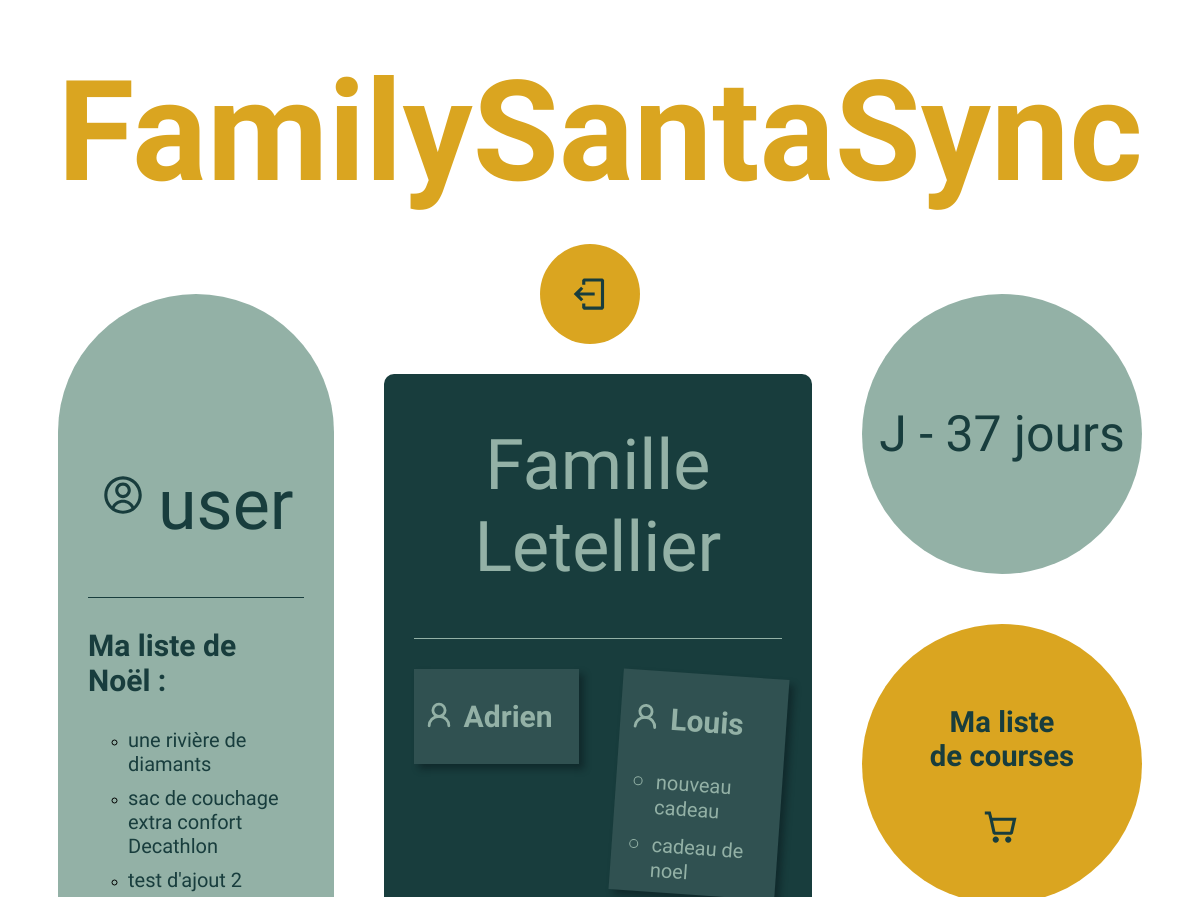
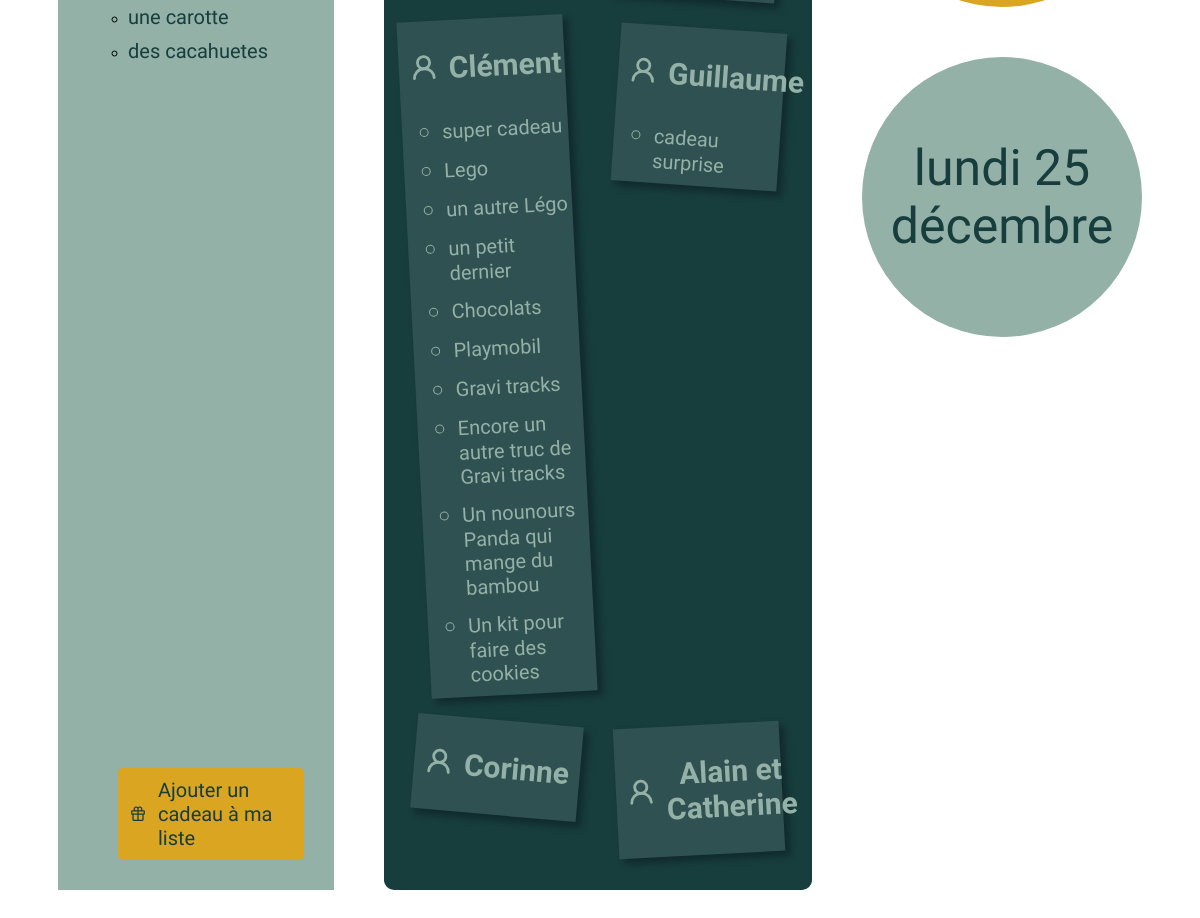
/home/1, run on the app's committed database (2 pictures, top to bottom).
### presents/models.py (models this page shows, shortened)
class Gift(models.Model):
    class Price(models.TextChoices):
        PRICE1 = "Moins de 40 €"
        PRICE2 = "Entre 40 et 100 €"
        PRICE3 = "Plus de 100€"
    id = models.AutoField(primary_key=True)
    member = models.ForeignKey(Member, on_delete=models.CASCADE)
    family = models.ForeignKey(Family, on_delete=models.CASCADE)
    name = models.CharField(max_length=100)
    link = models.URLField(null=True, blank=True)
    price = models.CharField(choices=Price.choices, max_length=20)

### authentication/models.py (models this page shows)
class Family(models.Model):
    id = models.AutoField(primary_key=True)
    name = models.CharField(max_length=100)
    password = models.CharField(max_length=100)
    def __str__(self):
        return self.name

class Member(models.Model):
    id = models.AutoField(primary_key=True)
    name = models.CharField(max_length=100)
    family = models.ForeignKey(Family, on_delete=models.CASCADE)
    def __str__(self):
        return self.name

### presents/views.py (the view)
# urls.py: 2. Add a URL to urlpatterns:  path('', views.home, name='home')
def home(request, member_id):
    family_name = Member.objects.get(id=member_id).family
    family_id = Member.objects.get(id=member_id).family_id
    my_presents = Gift.objects.filter(member=member_id)
    family_presents = Gift.objects.filter(family=family_name).select_related('member')
    family_members = Member.objects.filter(family_id=family_name).exclude(id=member_id)
    member = get_object_or_404(Member, id=member_id)
    family = get_object_or_404(Family, id=family_id)
    if request.method == 'POST':
        add_present_form = forms.AddGiftForm(request.POST)
        if add_present_form.is_valid():
            gift = add_present_form.save(commit=False)
            gift.member = member
            gift.family = family
            gift.save()
            return redirect("home", member_id)
        else:
            message = "Erreur dans le formulaire. Veuillez vérifier les données saisies."
    else:
        add_present_form = forms.AddGiftForm()
        message = ""
    christmas_date = datetime(2023, 12, 25)
    now = datetime.now()
    timelaps = christmas_date - now
    return render(request,
                  'home.html',
                  {
                    'my_presents': my_presents,
                    'family_presents': family_presents,
                    'family_members': family_members,
                    'family_name': family_name,
                    'add_present_form': add_present_form,
                    'message':message,
                    'timelaps': timelaps
                  }
                )

### presents/templates/home.html (shortened to what this page needs)
{% extends 'base.html' %}
{% block content %}
<div class="home_page">
    <div class="my_presents">
        <div class="my_presents_content">
            <div class="header_member">
                <img src="../../authentication/static/member.svg"/>
                <p class="id_member">{{ request.session.member|default:"user"}}</p>
            </div>
            <div class="line"></div>
            <h3>Ma liste de Noël : </h3>
            <ul>
                {% for my_present in my_presents %}
                <li><a href="{% url 'present-detail' my_present.id %}">{{my_present.name}}</a></li>
                {% endfor %}
            </ul>
            <a class="yellow_button">
                <div onclick="openPopup()">
                    <img src="../../authentication/static/gift.svg"/>
                    <p>Ajouter un cadeau à ma liste</p>
                </div>
            </a>
        </div>
    </div>
    <div class="family_presents">
        <div class="family_presents_content">
            <p class="id_family">Famille {{family_name}}</p>
            <div class="family_presents_content_center">
                {% for family_member in family_members %}
                <div class="family_member">
                    <div class="header_family">
                        <img src="../../authentication/static/family.svg"/>
                        <h3>{{family_member}}</h3>
                    </div>
                    {% for present in family_presents %}
                    <ul>
                        {% if present.member == family_member %}
                        <li><a href="{% url 'present-detail' present.id %}">{{present.name}}</a></li>
                        {% endif %}
                    </ul>
                    {% endfor %}
                </div>
                {% endfor %}
            </div>
        </div>
    </div>
    <div class="right_home">
        <div class="countdown">
            <p>J -&nbsp</p>
            <p>{{timelaps.days}} jours</p>
        </div>
        <div class="shopping_list">
            <a href="{% url 'shopping-list' request.session.member_id %}">
                <h3>Ma liste </br>de courses</h3>
                <img src="../../authentication/static/cart.svg"/>
            </a>
        </div>
        <div class="countdown">
            <p>lundi 25 </br>décembre</p>
        </div>
    </div>
</div>
{% endblock content %}

### authentication/static/styles.css (style rules this page uses)
body { background-image: url('./christmas_tree.jpg'); background-attachment: fixed; background-size: cover; background-repeat: no-repeat; }
p { font-family: 'Abel', sans-serif; color: #040D12; font-size: 30px; }
body { padding-bottom: 80px; position:relative; }
.home_page { display: flex; flex-direction: row; justify-content: stretch; gap: 50px; margin: -50px 50px; }
.my_presents { background-color: #93B1A6; border-radius: 200px 200px 0 0; width: 400px; min-height: max-content; position: relative; padding-bottom: 110px; }
.my_presents_content { margin: 100px 30px 10px 30px; display: flex; flex-direction: column; justify-content: center; }
.my_presents_content img { width: 50px; height: 50px; }
.my_presents_content .header_member { display: flex; flex-direction: row; justify-content: center; align-items: center; gap: 10px; padding: 0 10px; }
.my_presents_content .id_member { color: #183D3D; font-family: 'Clicker Script', cursive; font-size: 70px; text-align: center; margin-bottom: 50px; }
.my_presents_content .line { border-bottom: solid 1px #183D3D; width: 100%; height: 1px; }
.my_presents_content h3 { color: #183D3D; font-family: 'Abel', sans-serif; font-size: 30px; }
.my_presents_content ul { list-style-type: circle; margin: 0; }
.my_presents_content ul li { margin-bottom: 10px; text-align: left; }
.my_presents_content ul li a { font-family: 'Abel', sans-serif; color: #183D3D; font-size: 20px; text-decoration: none; cursor: pointer; }
.yellow_button { color: #183D3D; position: absolute; bottom: 30px; cursor: pointer; margin: 0 30px; }
.yellow_button div { display: flex; flex-direction: row; gap: 10px; align-items: center; background-color: #daa520; border-radius: 5px; padding: 10px; }
.yellow_button img { width: 20px; height: 20px; }
.yellow_button p { font-family: 'Abel', sans-serif; color: #183D3D; font-size: 20px; margin: 0; }
.family_presents { background-color: #183D3D; border-radius: 10px; width:60%; margin-top: 80px; }
.family_presents_content .id_family { color: #93B1A6; font-family: 'Clicker Script', cursive; font-size: 70px; text-align: center; margin: 50px 0; }
.family_presents_content_center { margin: 0 30px; padding-top: 30px ; display: flex; flex-direction: row; justify-content: space-between; flex-wrap: wrap; border-top: solid 1px #93B1A6; }
.family_presents_content .family_member { color: #93B1A6; font-family: 'Abel', sans-serif; font-size: 25px; text-align: center; width: 45%; height: max-content; margin-bottom: 30px; background-color: rgb(48, 81, 81); box-shadow: 5px 5px 7px rgba(4,13,18,.4); }
.family_presents_content .family_member:nth-child(even) { transform:rotate(4deg); position:relative; top:5px; }
.family_presents_content .family_member:nth-child(3n) { transform:rotate(-3deg); position:relative; top:-5px; }
.family_presents_content .family_member:nth-child(5n) { transform:rotate(5deg); position:relative; top:-10px; }
.family_presents_content .family_member .header_family { display: flex; flex-direction: row; align-items: center; gap: 10px; padding: 0 10px; }
.family_presents_content .family_member .header_family h3 { color: #93B1A6; font-family: 'Abel', sans-serif; font-size: 30px; }
.family_presents_content .family_member img { width: 30px; height: 30px; margin-bottom: 5px; }
.family_presents_content .family_member ul { list-style-type: circle; margin: 0; }
.family_presents_content .family_member ul li { margin-bottom: 10px; text-align: left; }
.family_presents_content .family_member ul li a { font-family: 'Abel', sans-serif; color: #93B1A6; font-size: 20px; text-decoration: none; cursor: pointer; }
.right_home { display: flex; flex-direction: column; gap: 50px; }
.right_home div { display: flex; align-items: center; justify-content: center; background-color: #93B1A6; border-radius: 50%; width: 280px; height: 280px; }
.right_home p { color: #183D3D; font-family: 'Clicker Script', cursive; font-size: 50px; text-align: center; }
.shopping_list { background-color: #daa520 !important; }
.shopping_list a { text-align: center; color: #183D3D; font-family: 'Abel', sans-serif; font-size: 25px; margin-top: 20px; margin-bottom: 20px; text-decoration: none; }
.shopping_list { cursor: pointer; display: flex; flex-direction: column; }
.shopping_list img { width: 50px; height: 50px; }

### data on the page
Gift: name "une rivière de diamants"
Gift: name "sac de couchage extra confort Decathlon"
Gift: name "test d'ajout 2"
Gift: name "une carotte"
Gift: name "des cacahuetes"
Family: name "Letellier"
Member: name "Adrien"
Member: name "Louis"
Gift: name "nouveau cadeau"
Gift: name "cadeau de noel"
Member: name "Clément"
Gift: name "super cadeau"
Gift: name "Lego"
Gift: name "un autre Légo"
Gift: name "un petit dernier"
Gift: name "Chocolats"
Gift: name "Playmobil"
Gift: name "Gravi tracks"
Gift: name "Encore un autre truc de Gravi tracks"
Gift: name "Un nounours Panda qui mange du bambou"
Gift: name "Un kit pour faire des cookies"
Member: name "Guillaume"
Gift: name "cadeau surprise"
Member: name "Corinne"
Member: name "Alain et Catherine"

### other printed values
{{ request.session.member|default:"user" }} "user"
